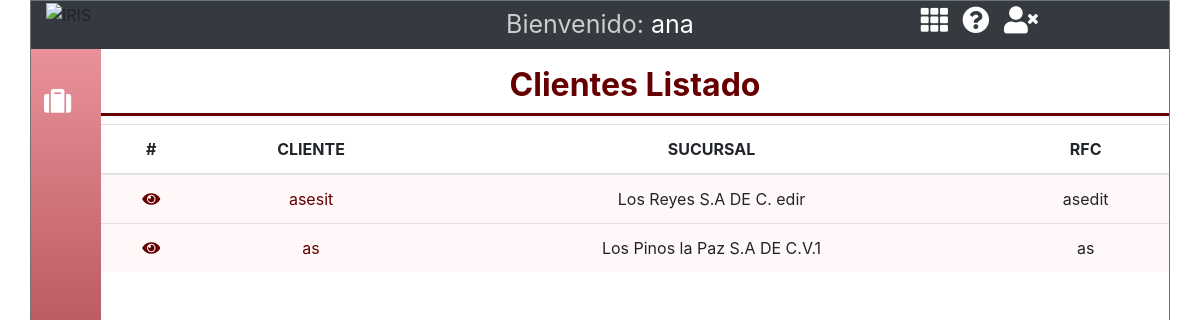
The page /views/clientes.php (signed in) on the database its author committed.
### tables this page shows
CREATE TABLE `colaboradores` (
  `id` int(11) NOT NULL,
  `nomcol` varchar(100) DEFAULT NULL,
  `fechacol` date DEFAULT NULL,
  `correo` varchar(100) DEFAULT NULL,
  `cuenta` varchar(100) DEFAULT NULL,
  `contra` varchar(100) DEFAULT NULL,
  `idrol` int(11) DEFAULT NULL
);

CREATE TABLE `cliente` (
  `id` int(11) NOT NULL,
  `contacto` varchar(60) NOT NULL,
  `correocont` varchar(60) NOT NULL,
  `nomcli` varchar(100) DEFAULT NULL,
  `telcli` varchar(30) DEFAULT NULL,
  `celular` varchar(15) NOT NULL,
  `ine` varchar(20) NOT NULL,
  `correocli` varchar(50) NOT NULL,
  `dircli` varchar(100) DEFAULT NULL,
  `razonsocial` varchar(50) NOT NULL,
  `dirsocial` varchar(40) NOT NULL,
  `colonia` varchar(50) NOT NULL,
  `ciudad` varchar(50) DEFAULT NULL,
  `estado` varchar(30) DEFAULT NULL,
  `cp` varchar(10) NOT NULL,
  `rfc` varchar(20) NOT NULL,
  `correofac` varchar(50) NOT NULL,
  `idsucur` int(11) DEFAULT NULL
);

CREATE TABLE `sucursal` (
  `id` int(11) NOT NULL,
  `nomsuc` varchar(100) DEFAULT NULL,
  `dirsuc` varchar(100) DEFAULT NULL,
  `telsuc` varchar(50) DEFAULT NULL,
  `cp` varchar(20) NOT NULL,
  `estado` varchar(50) NOT NULL
);

### model/conexion.php (called while the page is built)
<?php
class conexion{
    public static function con(){
        include 'liga_BD.php';
        $link->set_charset("utf8");
        return $link;
    }
}
?>

### model/clientes.php (called while the page is built, shortened)
<?php
include 'conexion.php';
class consul{
    private $db;
    private $lista;
    public function __construct(){
        $this->db=conexion::con();
        $this->lista=array();
    }
    public function nomcolaborador($idc){
        $consulta=$this->db->query("SELECT nomcol, idrol, cuenta FROM colaboradores WHERE id=$idc");
        while($filas=$consulta->fetch_assoc()){
            $this->lista[]=$filas;
        }
        return $this->lista;
    }
    public function cliente_sucursaladm(){
        $consulta=$this->db->query("SELECT cliente.id as idc, cliente.nomcli, cliente.rfc, sucursal.nomsuc FROM cliente INNER JOIN sucursal ON cliente.idsucur=sucursal.id");
        while($filas=$consulta->fetch_assoc()){
            $this->lista[]=$filas;
        }
        return $this->lista;
    }
}

### views/clientes.php (the view, shortened to what this page needs)
<?php
require_once("../model/clientes.php");
if($_SESSION['rol']==="SuperAdministrador"){
  $col= new consul();
$detallecliente_suc = $col->cliente_sucursaladm();
$col2=new consul();
$detalleCol = $col2->nomcolaborador($_SESSION['idc']);
}else{
  $col= new consul();
  $detallecliente_suc = $col->cliente_sucursal($_SESSION['ids']);
  $col2=new consul();
  $detalleCol = $col2->nomcolaborador($_SESSION['idc']);
}
?>
<!DOCTYPE html>
<html lang="es">
<head>
    <link async href="../content/css/bootstrap.css" rel="stylesheet">
    <link  async rel="stylesheet" href="../content/css/estilos.css">
    <link href="../vendor/fontawesome-free/css/all.min.css" rel="stylesheet" type="text/css">
    <link rel="stylesheet" href="../content/js/popper.min.js">
  </head>
  <body>
<div class="container border border-secondary">
  <div class="row bg-dark">
              <div class="col-md-4 d-none d-md-block"><img src="../content/imagenes/logo.png" alt="IRIS" class="logo_iris"></div>
              <div class="col-sm-6 col-md-4 text-center user_text">
              <?php foreach ($detalleCol as $row2) { ?>
               <span class="gris_claro">Bienvenido:</span> <?php echo $row2['cuenta'];  ?>
                </div>
              <div class="col-sm-6 col-md-4 iconos_menu ">
                <div class="text-center">
                <a href="menus_cuadros.php"><i class="fas fa-th"></i></a>
                <a href="#"><i class="fas fa-question-circle"></i></a>
                <a href="../model/cerrar.php"><i class="fas fa-user-times"></i></a>
                </div>
              </div>
  </div>
  <div class="row ">
    <div class="d-flex flex-row">
      <div>
        <div class="menu_lateral iconos_menu degradado ">
          <a href="clientes.php"><i class="fas fa-suitcase m-2 " data-toggle="tooltip" data-placement="right" title="Clientes">
        </i>
        </a>
    </div>
  </div>
      <div class="">
        <div class="contenedor_cabezal  border_seccion bg-white mb-2">
          <h1 class="text-center rojo_obscuro titulo_seccion mt-3 mb-2">Clientes Listado</h1>
      </div>
      <div>
         <table class="table">
              <thead>
                <tr>
                  <th scope="col" class="text-center">#</th>
                  <th scope="col" class="text-center"> CLIENTE</th>
                  <th scope="col" class="text-center">SUCURSAL</th>
                  <th scope="col" class="text-center" >RFC</th>
                </tr>
              </thead>
              <tbody>
              <?php foreach ($detallecliente_suc as $row) { ?>
                <tr class="color_rojo_suave">
                  <td class="text-center" ><a href="clientes_detalle.php?idc=<?php echo $row['idc']; ?>" class="rojo_obscuro"><i class="fas fa-eye"></i></a></td>
                  <td class="text-center"> <a href="" class="rojo_obscuro"><?php echo $row['nomcli']; ?></a> </td>
                  <td class="text-center"><?php echo $row['nomsuc']; ?></td>
                  <td class="text-center">
                  <?php echo $row['rfc']; ?>
                </td>
                </tr>
                <?php } ?>
              </tbody>
            </table>
      </div>
    </div>
    </div>
              <?php }?>
    </div>
</div>
</body></html>

### content/css/estilos.css (style rules this page uses)
body a, a:link, a:hover { text-decoration: none; }
.logo_iris { width: 70px; }
.contenedor_cabezal { width: 1068px; padding:15px; box-sizing: border-box; background: white; }
.degradado { background: linear-gradient(180deg, #E9919B 0%, rgba(255, 255, 255, 0) 100%), #710404; background-repeat: no-repeat; background-size: cover; }
.menu_lateral { padding-top: 30px; width: 70px; min-height: 725px; height: 100%; }
.rojo_obscuro { color:#660000; }
.color_rojo_suave { background-color:#fff7f8; }
.gris_claro { color: #ccc; }
.titulo_seccion { font-size: 2em; font-weight: bold; }
.border_seccion { border-bottom: solid 3px #660000; }
h1, h2, h3 { margin:0px; margin:0px; line-height: 10px; }
.iconos_menu a { color:white; font-size: 1.7em; padding: 5px; margin-top: 10px; }
.user_text { font-size: 25px; color:#fff; padding: 5px; }

### rows shown on the page
colaboradores: cuenta "ana"
cliente: nomcli "asesit", idsucur.nomsuc "Los Reyes S.A DE C. edir", rfc "asedit"
cliente: nomcli "as", idsucur.nomsuc "Los Pinos la Paz S.A DE C.V.1", rfc "as"
